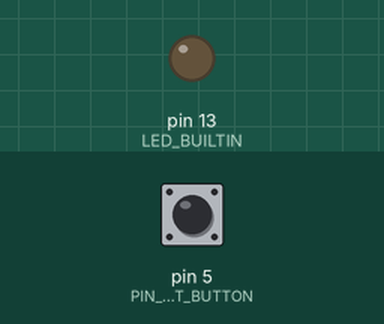
This sketch was run on a simulated Arduino Uno, built with avr-gcc and run on an emulated ATmega328P. On the bench: output pins drawn as LEDs (lit = HIGH). The inputs (shaded band) are chosen by the test bench; at power-on: pin 5 (PIN_RST_BUTTON) HIGH. What the sketch prints to the serial monitor is not drawn.

Above: at 1.2 s.
1.3 s: pin 5 (PIN_RST_BUTTON) pulled LOW for 0.15 s
At 1.38 s:
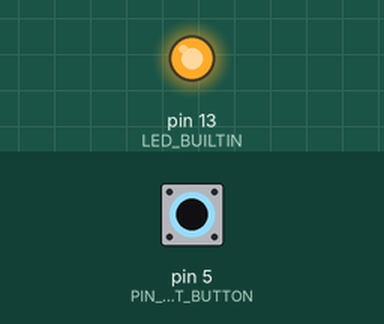
2.9 s: pin 5 (PIN_RST_BUTTON) pulled LOW for 3.2 s
At 7.4 s:
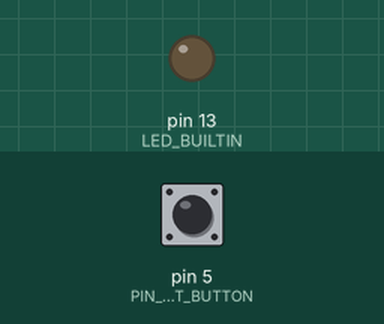
Timing chart, 0 to 8.9 s (numbered marks = the images above; inputs shaded):
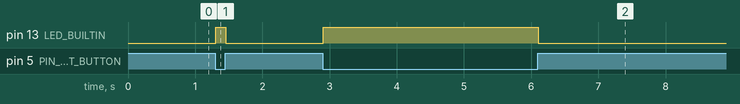

The sketch:

sketch_reset_button.ino
```cpp
// author: Alberto Coppini
// date: 2020-04-06
// il test è effettuato per verificare corretta funzione di GPIO5 in modalità INPUT_PULLUP
// verifica quindi sul LED BUILTIN che inizialmente il valore dell'ingresso
// sia alto e alla pressione del tasto RESET si porti sullo stato LOW spegnendo cosi il LED,
// al rilascio il LED dovrà tornare ad accendersi

#define PIN_RST_BUTTON 5

int rstButton = LOW;
void setup() {
  Serial.begin(9600);
  pinMode(PIN_RST_BUTTON, INPUT_PULLUP);
  pinMode(LED_BUILTIN, OUTPUT);
  delay(50);
  rstButton = digitalRead(PIN_RST_BUTTON);
  // il led dovrebbe essere accesso all'avvio
  digitalWrite(LED_BUILTIN, !rstButton);

}

void loop() {

  rstButton = digitalRead(PIN_RST_BUTTON);
  Serial.println(rstButton);
  // il led dovrebbe spegnersi solo durante la pressione
  digitalWrite(LED_BUILTIN, !rstButton);
}
```

Measured:
- after the input at 1.3 s, pin 13 (LED_BUILTIN): LOW → HIGH at once, → LOW 0.15 s later
- after the input at 2.9 s, pin 13 (LED_BUILTIN): LOW → HIGH at once, → LOW 3.2 s later
